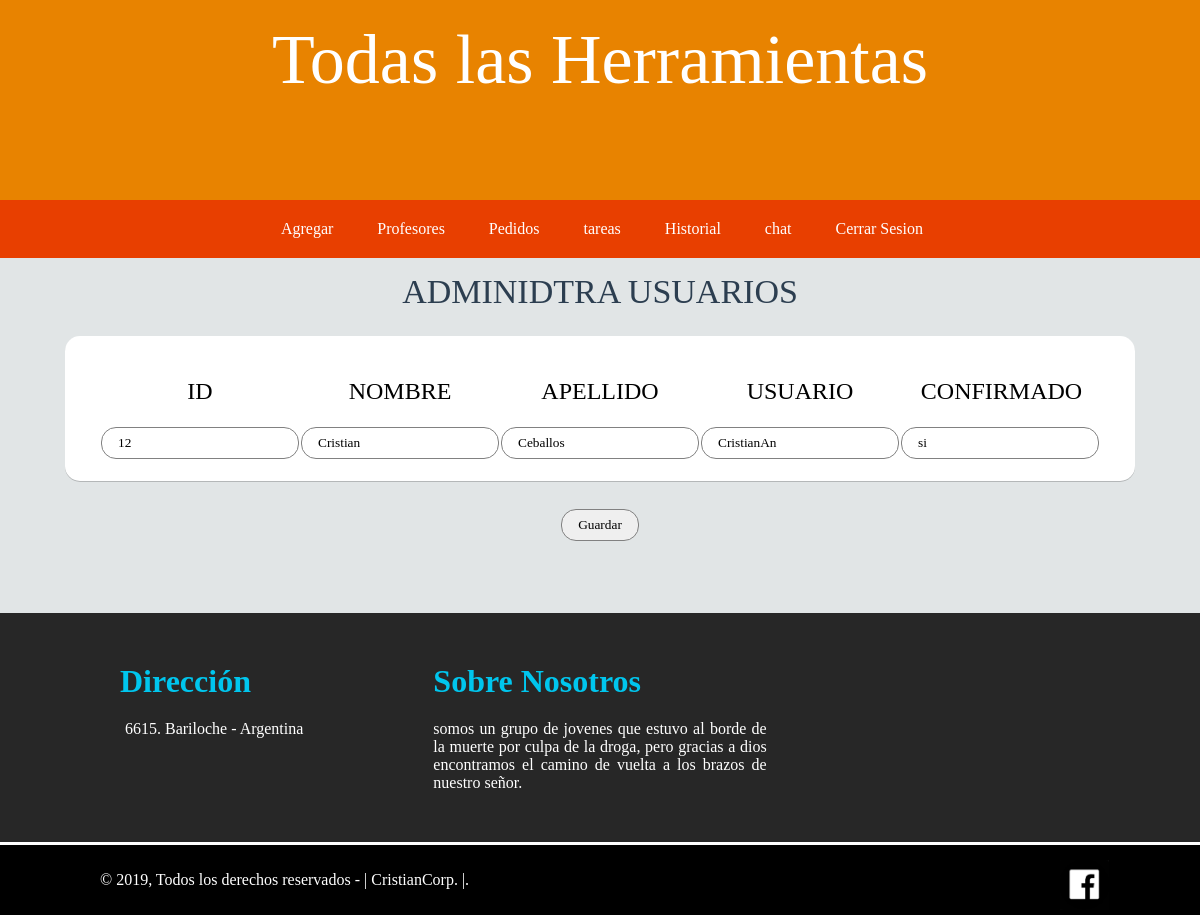
Screenshot of /admin_panol/USUARIOS.PHP with the database file from the repository.
### tables this page shows
CREATE TABLE `usuarios` (
  `id` int(11) NOT NULL,
  `Nombre` varchar(30) DEFAULT NULL,
  `Apellido` varchar(40) DEFAULT NULL,
  `Usuario` varchar(20) DEFAULT NULL,
  `Clave` varchar(18) DEFAULT NULL,
  `Tipo` varchar(15) DEFAULT NULL,
  `correo` varchar(60) NOT NULL,
  `confirmadoP` varchar(15) DEFAULT NULL,
  `confirmadoA` varchar(15) DEFAULT NULL
);

### admin_panol/USUARIOS.PHP (the view, shortened to what this page needs)
<html>
<head>
    <link href="../css/estiloPANOL.css" rel="stylesheet" type="text/css">
</head>
    <body>
     <?php
            include 'header.php';
        ?>
        <center>
        <h2>Adminidtra usuarios</h2>
    </center>
<?php
include "conexion.php";
$SQL= "SELECT * FROM usuarios WHERE Tipo IS NULL " ;
if(!$respuesta_comercio = $con->query($SQL)){
	echo $con->error;
}
echo "<form action='userverif.php' method='post'>";
echo "<center><section class='profes'><Table class='profe'>";
echo "<td><h1>ID</h1></td>";
echo "<td><h1>NOMBRE</h1></td>";
echo "<td><h1>APELLIDO</h1></td>";
echo "<td><h1>USUARIO</h1></td>";
echo "<td><h1>CONFIRMADO</h1></td>";
while ($dato = $respuesta_comercio->fetch_assoc()){
	echo "<tr>";
	echo "<td><input type='text' class='texto' name='id[]' value='".$dato['id']."'> </td>";
	echo "<td><input type='text' class='texto' name='Nombre[]' value='".$dato['Nombre']."'> </td>";
	echo "<td><input type='text'class='text' name='Apellido[]' value='".$dato['Apellido']."'> </td>";
	echo "<td><input type='text' class='texto' name='Usuario[]' value='".$dato['Usuario']."'> </td>";
	echo "<td><input type='text' class='texto' name='confirmadoP[]' value='".$dato['confirmadoP']."'> </td>";
	echo "</tr>";
}
echo "</Table></section></center>";
 echo " <br><center><input type='submit' value='Guardar' class='boton'></center>";
echo "</form>";
?>
<br>
<br>
<br>
<br>
<footer>
		<div class="footer-container">
			<div class="footer-main">
				<div class="footer-columna">
					<h3>Dirección</h3>
					<span class="fa fa-map-marker"><p>6615. Bariloche - Argentina</p></span>
				</div>
				<div class="footer-columna">
					<h3>Sobre Nosotros</h3>
					<p>somos un grupo de jovenes que estuvo al borde de la muerte por culpa de la droga, pero gracias a dios encontramos el camino de vuelta a los brazos de nuestro señor.</p>
				</div>
			</div>
		</div>
		<div class="footer-copy-redes">
			<div class="main-copy-redes">
				<div class="footer-copy">
					&copy; 2019, Todos los derechos reservados - | CristianCorp. |.
				</div>
				<div class="footer-redes">
                    <p>Facebook:</p>
					<a href="#" ><img src="../img/logoface.png" height="50px" center></a>
				</div>
			</div>
		</div>
	</footer>
 </body>
</html>

### css/estiloPANOL.css (style rules this page uses)
* { box-sizing: border-box; font-family: 'Open Sans'; padding: 0; margin: 0; }
h1 { max-width: 80%; margin: 20px auto; }
h1 { font-weight: normal; }
h2 { font-size: 34px; text-transform: uppercase; font-weight: 400; line-height: 2; color: #2c3e50; }
body { background: #e1e5e6; }
section { margin: 10px; padding: 20px; background: #ffffff; border-radius: 15px; box-shadow: 0 1px 0 rgba(0, 0, 0, 0.2); }
a { color: red; text-decoration: none; }
input { border-radius: 15px; border: 1px solid #818181; padding: 7px 16px; }
.profes { width: 1070px; }
.profe { text-align: center; font-size: 16px; }
footer { width: 100%; font-family: Raleway; }
.footer-container { width: 100%; background: #272727; color: #fff; }
.footer-main { width: 98%; max-width: 1000px; margin: auto; padding: 50px 0; display: flex; flex-wrap: wrap; }
.footer-main .footer-columna { width: calc(100% / 3); text-align: justify; }
.footer-main .footer-columna:nth-child(2) { padding: 0 20px; }
.footer-main .footer-columna h3 { font-size: 32px; color: #00C6EE; margin-bottom: 20px; }
.footer-main .footer-columna span p { display: inline-block; margin-left: 5px; margin-bottom: 15px; font-family: Raleway; }
.footer-copy-redes { width: 100%; background: #000; border-top: 3px solid #fff; }
.main-copy-redes { width: 98%; max-width: 1000px; padding: 15px 0; margin: auto; display: flex; flex-wrap: wrap; justify-content: space-between; -ms-align-items: center; align-items: center; }
.main-copy-redes .footer-copy { width: 70%; color: #fff; }
.main-copy-redes .footer-redes { width: 30%; display: flex; flex-wrap: wrap; justify-content: space-between; }
.main-copy-redes .footer-redes a { display: inline-block; text-decoration: none; width: 40px; height: 40px; line-height: 40px; border-radius: 50%; background: #fff; color: #000; text-align: center; }

### rows the page displays
usuarios: id "12", Nombre "Cristian", Apellido "Ceballos", Usuario "CristianAn", confirmadoP "si"
